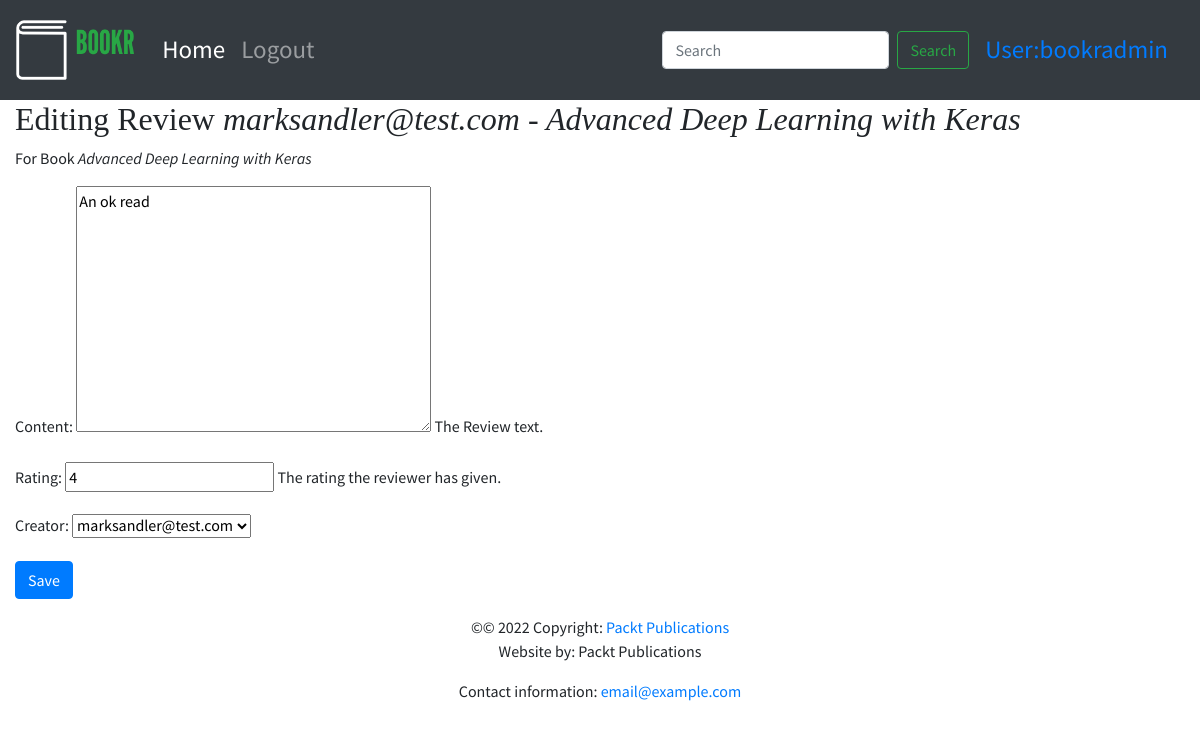
/books/1/reviews/2/ (signed in), run on the app's committed database.
### reviews/models.py (models this page shows)
class Review(models.Model):
    content = models.TextField(help_text="The Review text.")
    rating = models.IntegerField(help_text="The rating the reviewer has given.")
    date_created = models.DateTimeField(auto_now_add=True, help_text="The date and time the review was created.")
    date_edited = models.DateTimeField(null=True, help_text="The date and time the review was last edited.")
    creator = models.ForeignKey(auth.get_user_model(), on_delete=models.CASCADE)
    book = models.ForeignKey(Book, on_delete=models.CASCADE, help_text="The Book that this review is for.")
    def __str__(self):
        return f'{self.creator.username}  -  {self.book.title}'

class Book(models.Model):
    title = models.CharField(max_length=70, help_text="The title of the book.")
    publication_date = models.DateField(verbose_name="Date the book was published.")
    isbn = models.CharField(max_length=20, verbose_name="ISBN number of the book.")
    publisher = models.ForeignKey(Publisher, on_delete=models.CASCADE)
    contributors = models.ManyToManyField('Contributor', through="BookContributor")
    cover = models.ImageField(null=True, blank=True, upload_to='book_covers/')
    sample = models.FileField(null=True, blank=True, upload_to='book_samples/')
    def __str__(self):
        return self.title

### reviews/views.py (the view)
# urls.py: path("books/<int:book_pk>/reviews/<int:review_pk>/", views.review_edit, name="review_edit"),
@login_required
def review_edit(request, book_pk, review_pk=None):
    book = get_object_or_404(Book, pk=book_pk)
    if review_pk is None:
        review = None
    else:
        review = get_object_or_404(Review, book_id=book_pk, pk=review_pk)
        user = request.user
        if not user.is_staff and review.creator.id != user.id:
            raise PermissionDenied
    if request.method == 'POST':
        form = ReviewForm(request.POST, instance=review)
        if form.is_valid():
            updated_review = form.save(False)
            if review is None:
                updated_review.book_id = book_pk
                messages.success(request, f'Review for "{book}" was created.')
                updated_review.save()
            else:
                messages.success(request, f'Review for "{book}" was updated.')
                updated_review.date_edited = timezone.now()
                updated_review.save()
            return redirect('book_details', book_pk)
    else:
        form = ReviewForm(instance=review)
    context = {
        'form': form,
        'instance': review,
        'model_type': 'Review',
        'related_model_type': 'Book',
        'related_instance': book
    }
    return render(request, "reviews/instance-form.html", context)

### reviews/forms.py
class ReviewForm(forms.ModelForm):
    class Meta:
        model = Review
        exclude = ('date_edited', 'book')
        rating = forms.IntegerField(min_value=0, max_value=5)

### reviews/templates/reviews/instance-form.html (shortened to what this page needs)
{% extends 'reviews/base.html' %}
{% block content %}
<h2>{% if instance is None %}New {{ model_type }}{% else %}
    Editing {{ model_type }} <em>{{ instance }}</em>{% endif %}</h2>
<p>{% if related_model_type and related_instance %}
    For {{ related_model_type }} <em>{{ related_instance }}</em>{% endif %}
</p>
<form method="post" {% if is_file_upload %}enctype="multipart/form-data" {% endif %}>
    {{ form.as_p }}
    <button type="submit" class="btn btn-primary">
        {% if instance is None %}Create{% else %}Save{% endif %}
    </button>
</form>
{% endblock %}

### templates/base.html (shortened to what this page needs)
<!doctype html>
{% load static %}
<html lang="en">
  <head>
    <link rel="stylesheet" href="https://stackpath.bootstrapcdn.com/bootstrap/4.4.1/css/bootstrap.min.css">
    <link rel="stylesheet" href="https://cdnjs.cloudflare.com/ajax/libs/font-awesome/4.7.0/css/font-awesome.min.css">
    <link rel="stylesheet" href="{% static 'main.css' %}">
  </head>
<body>
        <nav class="navbar navbar-expand-sm navbar-dark bg-dark sticky-top">
          <a class="navbar-brand" href="/">{% block brand %}<img src="{% static 'logo.png' %}">{% endblock %}</a>
          <div class="collapse navbar-collapse" id="navbarSupportedContent">
            <ul class="navbar-nav mr-auto">
              <li class="nav-item active">
                <a class="nav-link" href="/books/">Home <span class="sr-only">(current)</span></a>
              </li>
              {% if user.is_authenticated %}
              <li class="nav-item">
                <a class="nav-link" href="{% url 'accounts:logout' %}">Logout</a>
              </li>
              {% else %}
              <li class="nav-item">
                <a class="nav-link" href="{% url 'accounts:login' %}">Login</a>
              </li>
              {% endif %}
            </ul>
            <form class="form-inline my-2 my-lg-0">
              <input class="form-control mr-sm-2" name="search"  minlength="3" type="search" placeholder="Search" aria-label="Search">
              <button class="btn btn-outline-success my-2 my-sm-0" type="submit"  formaction="/search-result/">Search</button>
            </form>
            {% if user.is_authenticated %}
            <a class="nav-link" href="/accounts/profile">User:{{ user.username }}</a>
            {% endif %}
          </div>
        </nav>
        <div class="container-fluid">
        {% block content %}{% endblock %}
          </div>
  <footer class="page-footer font-small blue">
    <div class="footer-copyright text-center py-3">&copy;© 2022 Copyright:
      <a href="https://www.packtpub.com"> Packt Publications</a>
      <p>Website by: Packt Publications</p>
      <p>Contact information: <a href="mailto:email@example.com">email@example.com</a></p>
    </div>
  </footer>
  </body>
</html>

### static/main.css (style rules this page uses)
.navbar { min-height: 100px; font-size: 25px; }
.navbar-brand { font-size: 25px; }
.navbar-brand > img { height: 60px; }
body { font-family: 'Source Sans Pro', sans-serif; background-color: #e6efe8 color: #393939; }
h1, h2, h3, h4, h5, h6 { font-family: 'Libre Baskerville', serif; }

### data on the page
Review: creator+book "marksandler@test.com - Advanced Deep Learning with Keras", content "An ok read", rating "4", creator "marksandler@test.com"
Book: title "Advanced Deep Learning with Keras"

### other printed values
{{ user.username }} "bookradmin"
{{ model_type }} "Review"
{{ related_model_type }} "Book"
